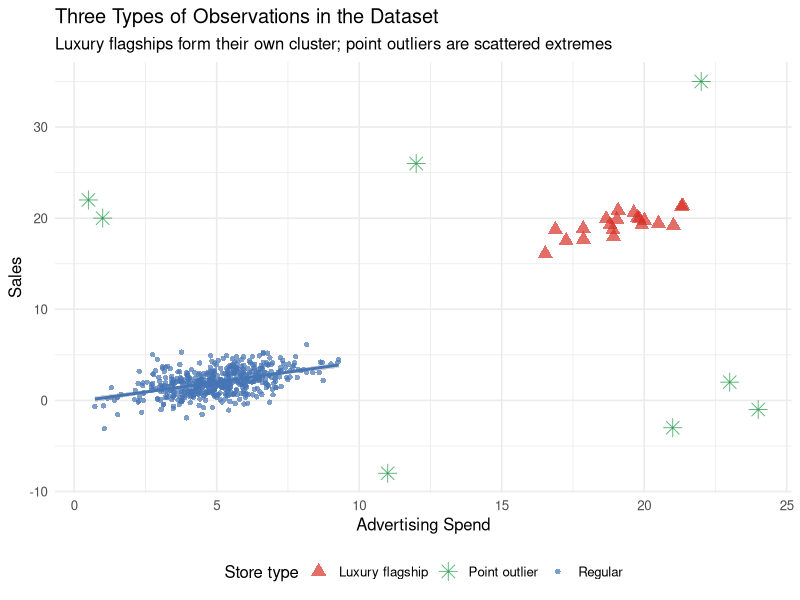
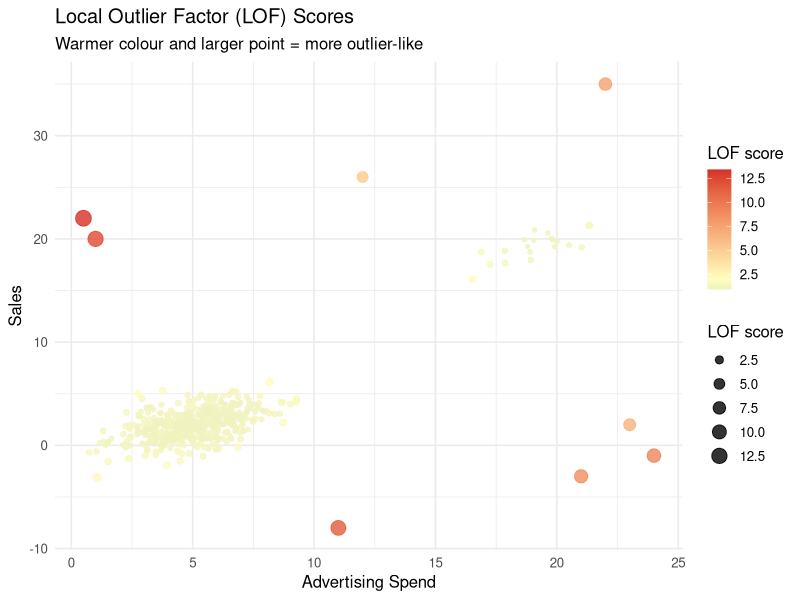
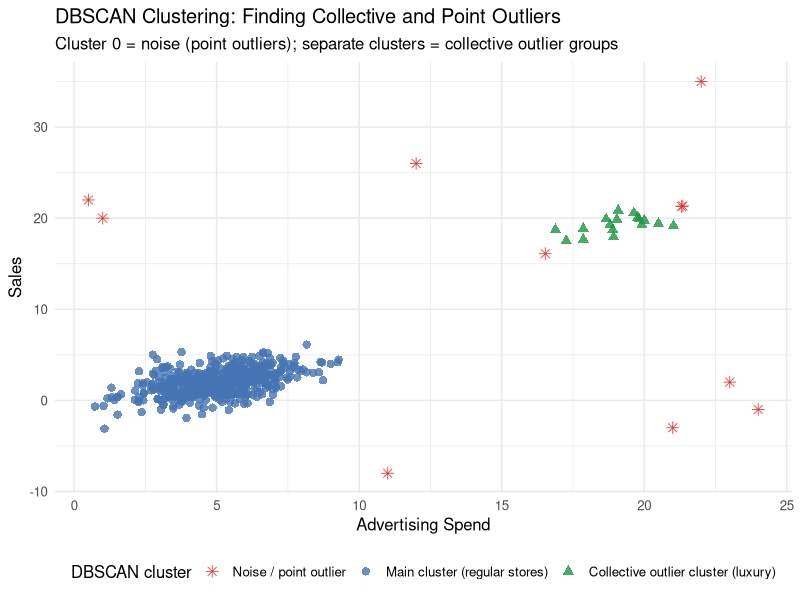
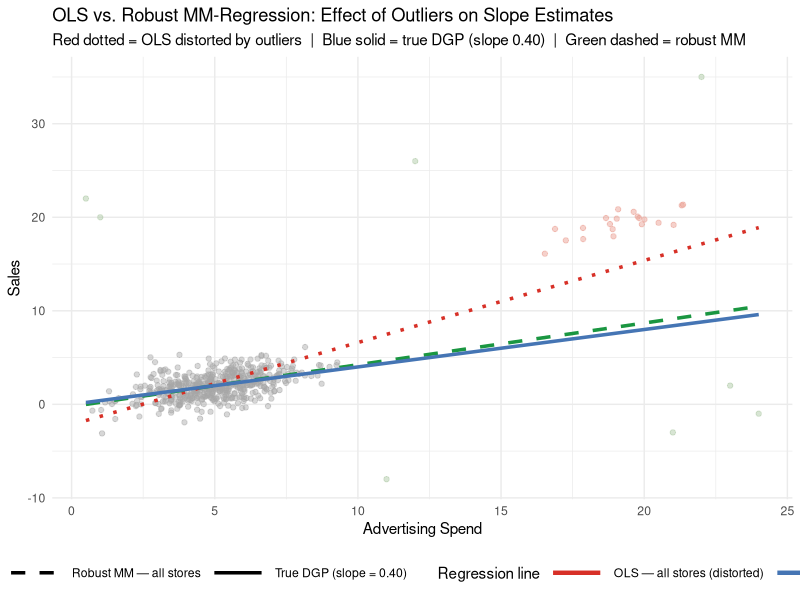
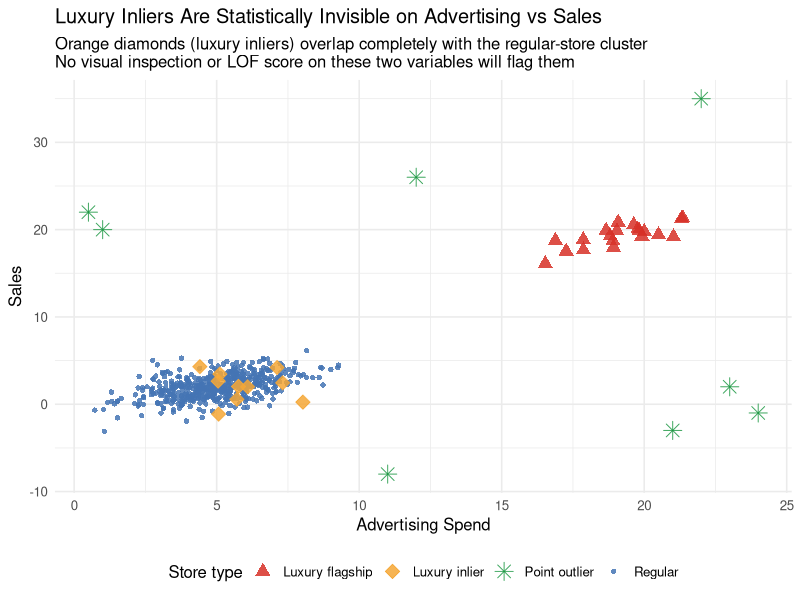
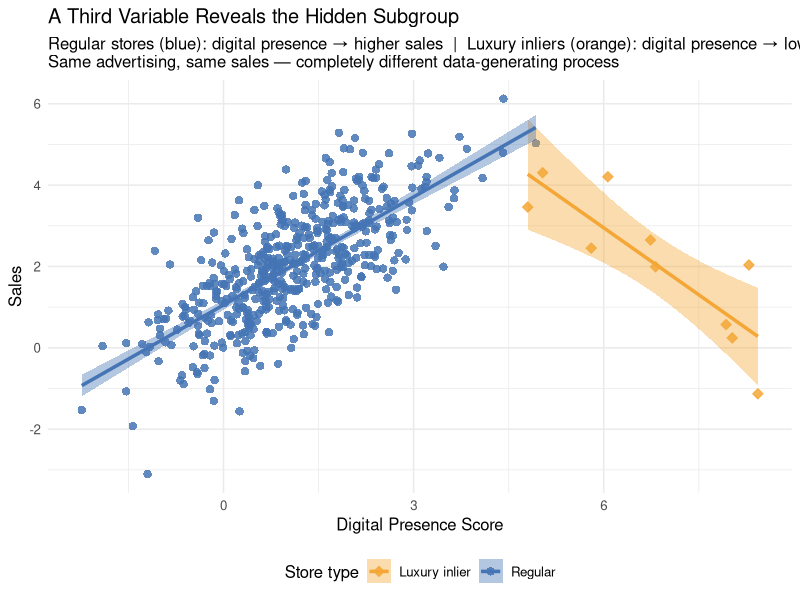

Generate these figures, in order, with R:
## ---- chunk 1
knitr::opts_chunk$set(
  echo = TRUE,
  fig.width = 8,
  fig.height = 5,
  fig.path = "figs/",
  dev = "svg"
)

dir.create("figs", recursive = TRUE, showWarnings = FALSE)
## ---- chunk 2
#| code-summary: "▶ Load required packages"
# Uncomment to install if needed:
# install.packages(c("lavaan", "semTools", "MASS", "ggplot2",
#                    "dplyr", "tidyr", "corrplot", "knitr", "lmtest",
#                    "mclust", "dbscan"))

library(lavaan)       # CFA and SEM (Cases 1 and 3)
library(semTools)     # htmt() and auxiliary SEM tools (Cases 1 and 3)
library(MASS)         # mvrnorm(): generate multivariate normal data (all cases)
library(ggplot2)      # Visualizations (all cases)
library(dplyr)        # Data manipulation (all cases)
library(tidyr)        # Data reshaping (Cases 2 and 3)
library(corrplot)     # Correlation heatmap (Case 1)
library(knitr)        # Nicely formatted tables (all cases)
library(lmtest)       # Breusch-Pagan heteroskedasticity test (Case 2)
library(mclust)       # Gaussian mixture models / latent class analysis (Case 4)
library(dbscan)       # Local outlier factor and DBSCAN clustering (Case 5)
## ---- chunk 3
#| code-summary: "▶ Simulate store dataset with collective and point outliers"
set.seed(2025)

# ── Regular stores ─────────────────────────────────────────────────────────────
# True DGP: sales = 0.40 * advertising + noise   (slope = 0.40, no intercept)
n_reg <- 500
adv_reg   <- rnorm(n_reg, mean = 5, sd = 1.5)
sales_reg <- 0.4 * adv_reg + rnorm(n_reg, sd = 1.2)

# ── Luxury flagship stores (collective outliers) ───────────────────────────────
# Different economic model: much higher advertising, steeper returns to advertising.
# Their cluster (centroid ≈ 20, 20) is far from the regular cluster (≈ 5, 2) —
# the "between-cluster" slope is ~1.2, which will pull OLS well above 0.40.
n_lux <- 20
adv_lux   <- rnorm(n_lux, mean = 20, sd = 1.5)
sales_lux <- 0.90 * adv_lux + rnorm(n_lux, sd = 0.8) + 2   # steeper slope, similar absolute level

# ── Point outliers (individual extreme observations) ───────────────────────────
n_pt  <- 8
# Point outliers are placed either at very low adv with implausibly high sales,
# or at high adv with implausibly low/negative sales, or in the mid-range gap
# (adv 10–13, between the regular cloud and the luxury cluster) with extreme sales.
# This keeps them visually isolated — none overlap the regular-store region.
adv_pt   <- c(24, 0.5, 11, 22, 1, 23, 12, 21)
sales_pt <- c(-1, 22,  -8, 35, 20,  2, 26, -3)

# ── Combine into single dataset ────────────────────────────────────────────────
df5 <- data.frame(
  advertising = c(adv_reg,    adv_lux,    adv_pt),
  sales       = c(sales_reg,  sales_lux,  sales_pt),
  store_type  = c(rep("Regular",        n_reg),
                  rep("Luxury flagship", n_lux),
                  rep("Point outlier",   n_pt))
)
## ---- chunk 4
#| code-summary: "▶ Plot: stores colored by true type"
ggplot(df5, aes(x = advertising, y = sales, colour = store_type, shape = store_type)) +
  geom_point(aes(size = store_type), alpha = 0.7) +
  geom_smooth(data = filter(df5, store_type == "Regular"),
              method = "lm", se = TRUE, colour = "#4575b4",
              linewidth = 1.0, inherit.aes = FALSE,
              aes(x = advertising, y = sales)) +
  scale_colour_manual(
    values = c("Regular"         = "#4575b4",
               "Luxury flagship" = "#d73027",
               "Point outlier"   = "#1a9641"),
    name   = "Store type"
  ) +
  scale_shape_manual(
    values = c("Regular" = 16, "Luxury flagship" = 17, "Point outlier" = 8),
    name   = "Store type"
  ) +
  scale_size_manual(
    values = c("Regular" = 1.5, "Luxury flagship" = 3.5, "Point outlier" = 4),
    name   = "Store type"
  ) +
  labs(
    x        = "Advertising Spend",
    y        = "Sales",
    title    = "Three Types of Observations in the Dataset",
    subtitle = "Luxury flagships form their own cluster; point outliers are scattered extremes"
  ) +
  theme_minimal(base_size = 12) +
  theme(legend.position = "bottom")
## ---- chunk 5
#| code-summary: "▶ Compute LOF scores and visualize"
# Standardise the variables before computing LOF
df5_scaled <- data.frame(
  advertising = scale(df5$advertising),
  sales       = scale(df5$sales)
)

# Compute LOF scores (minPts = number of neighbours to consider)
df5$lof_score <- dbscan::lof(df5_scaled, minPts = 10)

# Visualise LOF scores
ggplot(df5, aes(x = advertising, y = sales,
                colour = lof_score, size = lof_score)) +
  geom_point(alpha = 0.8) +
  scale_colour_gradient2(low = "#4575b4", mid = "#ffffbf", high = "#d73027",
                         midpoint = 2, name = "LOF score") +
  scale_size_continuous(range = c(1, 5), name = "LOF score") +
  labs(
    x        = "Advertising Spend",
    y        = "Sales",
    title    = "Local Outlier Factor (LOF) Scores",
    subtitle = "Warmer colour and larger point = more outlier-like"
  ) +
  theme_minimal(base_size = 12) +
  theme(legend.position = "right")
## ---- chunk 6
#| code-summary: "▶ Table: top outliers by LOF score"
# Show the top outliers by LOF score
df5 |>
  arrange(desc(lof_score)) |>
  select(advertising, sales, store_type, lof_score) |>
  head(15) |>
  mutate(across(where(is.numeric), \(x) round(x, 2))) |>
  kable(
    col.names = c("Advertising", "Sales", "Store Type", "LOF Score"),
    caption   = "Top 15 Observations by LOF Score (highest = most outlier-like)"
  )
## ---- chunk 7
#| code-summary: "▶ DBSCAN clustering — find collective outlier cluster"
# Fit DBSCAN
# eps: maximum distance to be considered a "neighbour"
# minPts: minimum cluster size
dbscan_fit <- dbscan::dbscan(df5_scaled, eps = 0.4, minPts = 4)
df5$cluster <- factor(dbscan_fit$cluster)

ggplot(df5, aes(x = advertising, y = sales,
                colour = cluster, shape = cluster)) +
  geom_point(size = 2.5, alpha = 0.8) +
  scale_colour_manual(
    values = c("0" = "#d73027",   # noise = red (point outliers)
               "1" = "#4575b4",   # main cluster = blue
               "2" = "#1a9641",   # luxury cluster = green
               "3" = "#fdae61"),  # any additional cluster
    labels = c("0" = "Noise / point outlier",
               "1" = "Main cluster (regular stores)",
               "2" = "Collective outlier cluster (luxury)",
               "3" = "Additional cluster"),
    name   = "DBSCAN cluster",
    drop   = FALSE
  ) +
  scale_shape_manual(
    values = c("0" = 8, "1" = 16, "2" = 17, "3" = 15),
    labels = c("0" = "Noise / point outlier",
               "1" = "Main cluster (regular stores)",
               "2" = "Collective outlier cluster (luxury)",
               "3" = "Additional cluster"),
    name   = "DBSCAN cluster",
    drop   = FALSE
  ) +
  labs(
    x        = "Advertising Spend",
    y        = "Sales",
    title    = "DBSCAN Clustering: Finding Collective and Point Outliers",
    subtitle = "Cluster 0 = noise (point outliers); separate clusters = collective outlier groups"
  ) +
  theme_minimal(base_size = 12) +
  theme(legend.position = "bottom")
## ---- chunk 8
#| code-summary: "▶ OLS vs. robust MM-regression coefficient comparison"
# ── Fit regression models ─────────────────────────────────────────────────────
m_ols_all <- lm(sales ~ advertising, data = df5)
m_robust  <- MASS::rlm(sales ~ advertising, data = df5, method = "MM")
# True DGP: sales = 0.4 * advertising (known from simulation — slope = 0.40)

# ── Compare coefficients against true DGP ────────────────────────────────────
coef_compare5 <- data.frame(
  Model = c("OLS — all stores (distorted by outliers)",
            "True DGP (known from simulation)",
            "Robust MM-estimation — all stores"),
  `Advertising coefficient` = round(c(coef(m_ols_all)["advertising"],
                                      0.40,
                                      coef(m_robust)["advertising"]), 3)
)

kable(coef_compare5,
      col.names = c("Model", "Advertising Coefficient"),
      caption   = "OLS vs. Robust MM-Regression: The luxury flagship cluster and point outliers pull OLS well above the true DGP slope; MM-estimation recovers close to 0.40.")
## ---- chunk 9
#| code-summary: "▶ Plot: OLS vs. robust MM regression lines"
# Generate prediction lines
x_seq <- seq(min(df5$advertising), max(df5$advertising), length.out = 300)
newdat <- data.frame(advertising = x_seq)

pred_lines <- data.frame(
  advertising = rep(x_seq, 3),
  sales       = c(predict(m_ols_all, newdata = newdat),
                  0.40 * x_seq,                          # True DGP: slope = 0.40, intercept = 0
                  predict(m_robust,  newdata = newdat)),
  model       = rep(c("OLS — all stores (distorted)",
                      "True DGP (slope = 0.40)",
                      "Robust MM — all stores"),
                    each = length(x_seq))
)

line_colors <- c(
  "OLS — all stores (distorted)" = "#d73027",
  "True DGP (slope = 0.40)"     = "#4575b4",
  "Robust MM — all stores"      = "#1a9641"
)
line_types <- c(
  "OLS — all stores (distorted)" = "dotted",
  "True DGP (slope = 0.40)"     = "solid",
  "Robust MM — all stores"      = "dashed"
)

ggplot() +
  geom_point(data = df5,
             aes(x = advertising, y = sales, colour = store_type),
             alpha = 0.45, size = 1.5) +
  geom_line(data = pred_lines,
            aes(x = advertising, y = sales, colour = model, linetype = model),
            linewidth = 1.2) +
  scale_colour_manual(
    values = c(
      "Regular"                      = "grey65",
      "Luxury flagship"              = "#e8998d",
      "Point outlier"                = "#a8c5a0",
      "OLS — all stores (distorted)" = "#d73027",
      "True DGP (slope = 0.40)"     = "#4575b4",
      "Robust MM — all stores"      = "#1a9641"
    ),
    breaks = c("OLS — all stores (distorted)",
               "True DGP (slope = 0.40)",
               "Robust MM — all stores"),
    name = "Regression line"
  ) +
  scale_linetype_manual(values = line_types, name = "Regression line") +
  guides(colour   = guide_legend(order = 1, override.aes = list(linewidth = 1.5)),
         linetype = guide_legend(order = 1)) +
  labs(
    x        = "Advertising Spend",
    y        = "Sales",
    title    = "OLS vs. Robust MM-Regression: Effect of Outliers on Slope Estimates",
    subtitle = "Red dotted = OLS distorted by outliers  |  Blue solid = true DGP (slope 0.40)  |  Green dashed = robust MM"
  ) +
  theme_minimal(base_size = 11) +
  theme(legend.position  = "bottom",
        legend.direction = "horizontal",
        legend.key.width = unit(1.5, "cm"))
## ---- chunk 10
#| code-summary: "▶ Sensitivity table: OLS vs. robust MM coefficients"
# Extract and compare key summary stats
sens_df <- data.frame(
  Method = c("OLS (all stores)", "Robust MM-estimation (all stores)"),
  `Intercept` = round(c(coef(m_ols_all)[1], coef(m_robust)[1]), 3),
  `Advertising slope` = round(c(coef(m_ols_all)[2], coef(m_robust)[2]), 3)
)

kable(sens_df,
      col.names = c("Method", "Intercept", "Advertising Slope"),
      caption   = "Sensitivity Check: OLS vs. Robust MM-Estimation Coefficients")
## ---- chunk 11
#| code-summary: "▶ Add luxury inliers + digital presence variable (extends df5)"
set.seed(42)
n_lux_in <- 10

# Luxury inliers: advertising and sales deliberately overlap with regular stores.
# On the main two dimensions, they are statistically indistinguishable.
adv_in   <- rnorm(n_lux_in, mean = 5.2, sd = 1.4)
sales_in <- 0.38 * adv_in + rnorm(n_lux_in, sd = 1.15)

# Third variable: digital presence score (0–10 composite: social media, web traffic,
# online reviews). Key distinction in the data-generating process:
#   Regular stores:      POSITIVE slope — mass-market brands benefit from digital reach.
#   Luxury inliers:      NEGATIVE slope — digital overexposure erodes brand exclusivity.
dp_reg <- 0.55 * sales_reg + rnorm(n_reg,    mean = 0, sd = 0.80)
dp_in  <- -0.65 * sales_in  + rnorm(n_lux_in, mean = 0, sd = 0.50) + 8.0

# Assign neutral digital scores to the obvious outlier groups (not the focus here)
dp_lux <- rnorm(n_lux, mean = 6.5, sd = 0.6)
dp_pt  <- rnorm(n_pt,  mean = 3.0, sd = 0.8)

# Extended dataset: all original stores + luxury inliers
df5_ext <- data.frame(
  advertising      = c(adv_reg,      adv_lux,       adv_pt,      adv_in),
  sales            = c(sales_reg,    sales_lux,     sales_pt,    sales_in),
  digital_presence = c(dp_reg,       dp_lux,        dp_pt,       dp_in),
  store_type       = c(rep("Regular",          n_reg),
                       rep("Luxury flagship",  n_lux),
                       rep("Point outlier",    n_pt),
                       rep("Luxury inlier",    n_lux_in))
)
## ---- chunk 12
#| code-summary: "▶ Plot: four store types — inliers hidden inside regular cluster"
type_cols  <- c("Regular"         = "#4575b4",
                "Luxury flagship" = "#d73027",
                "Point outlier"   = "#1a9641",
                "Luxury inlier"   = "#f4a736")
type_shps  <- c("Regular"         = 16, "Luxury flagship" = 17,
                "Point outlier"   = 8,  "Luxury inlier"   = 23)
type_szs   <- c("Regular"         = 1.5, "Luxury flagship" = 3.5,
                "Point outlier"   = 4.0, "Luxury inlier"   = 3.5)

ggplot(df5_ext,
       aes(x = advertising, y = sales,
           colour = store_type, fill = store_type,
           shape = store_type, size = store_type)) +
  geom_point(alpha = 0.85) +
  scale_colour_manual(values = type_cols, name = "Store type") +
  scale_fill_manual(values   = type_cols, name = "Store type") +
  scale_shape_manual(values  = type_shps, name = "Store type") +
  scale_size_manual(values   = type_szs,  name = "Store type") +
  labs(
    x        = "Advertising Spend",
    y        = "Sales",
    title    = "Luxury Inliers Are Statistically Invisible on Advertising vs Sales",
    subtitle = paste0("Orange diamonds (luxury inliers) overlap completely with the regular-store cluster\n",
                      "No visual inspection or LOF score on these two variables will flag them")
  ) +
  theme_minimal(base_size = 12) +
  theme(legend.position = "bottom")
## ---- chunk 13
#| code-summary: "▶ LOF scores by group: inliers are indistinguishable from regular stores"
df5_ext_scaled <- scale(df5_ext[, c("advertising", "sales")])
df5_ext$lof2d  <- dbscan::lof(df5_ext_scaled, minPts = 10)

df5_ext |>
  group_by(store_type) |>
  summarise(
    `Mean LOF`  = round(mean(lof2d), 2),
    `Max LOF`   = round(max(lof2d),  2),
    `Pct > 2.0` = paste0(round(100 * mean(lof2d > 2.0), 0), "%"),
    n           = n(),
    .groups = "drop"
  ) |>
  arrange(desc(`Mean LOF`)) |>
  kable(caption = paste0(
    "LOF scores by store type (advertising + sales only). ",
    "Inliers are statistically indistinguishable from regular stores — ",
    "any threshold you set will miss them."
  ))
## ---- chunk 14
#| code-summary: "▶ Digital presence vs sales: opposite slopes reveal the hidden subgroup"
reg_and_inliers <- filter(df5_ext, store_type %in% c("Regular", "Luxury inlier"))

ggplot(reg_and_inliers,
       aes(x = digital_presence, y = sales,
           colour = store_type, fill = store_type, shape = store_type)) +
  geom_point(size = 2.5, alpha = 0.85) +
  geom_smooth(aes(group = store_type), method = "lm", se = TRUE,
              linewidth = 1.2) +
  scale_colour_manual(
    values = c("Regular" = "#4575b4", "Luxury inlier" = "#f4a736"),
    name   = "Store type"
  ) +
  scale_fill_manual(
    values = c("Regular" = "#4575b4", "Luxury inlier" = "#f4a736"),
    name   = "Store type"
  ) +
  scale_shape_manual(
    values = c("Regular" = 16, "Luxury inlier" = 23),
    name   = "Store type"
  ) +
  labs(
    x        = "Digital Presence Score",
    y        = "Sales",
    title    = "A Third Variable Reveals the Hidden Subgroup",
    subtitle = paste0(
      "Regular stores (blue): digital presence \u2192 higher sales  |  ",
      "Luxury inliers (orange): digital presence \u2192 lower sales\n",
      "Same advertising, same sales — completely different data-generating process"
    )
  ) +
  theme_minimal(base_size = 12) +
  theme(legend.position = "bottom")
## ---- chunk 15
#| code-summary: "▶ How inliers bias the digital presence coefficient"
m_pooled <- lm(sales ~ advertising + digital_presence,
               data = filter(df5_ext, store_type %in% c("Regular", "Luxury inlier")))
m_clean  <- lm(sales ~ advertising + digital_presence,
               data = filter(df5_ext, store_type == "Regular"))
# True DGP for regular stores: digital_presence coefficient ≈ +0.55

data.frame(
  Model = c(
    "Pooled: regular + luxury inliers (contaminated)",
    "Regular stores only — true DGP"
  ),
  `Advertising coef`      = round(c(coef(m_pooled)["advertising"],
                                     coef(m_clean)["advertising"]),      3),
  `Digital presence coef` = round(c(coef(m_pooled)["digital_presence"],
                                     coef(m_clean)["digital_presence"]), 3)
) |>
  kable(
    col.names = c("Model", "Advertising Coef", "Digital Presence Coef"),
    caption   = paste0(
      "Luxury inliers attenuate or reverse the digital presence coefficient. ",
      "True value for regular stores \u2248 +0.55. ",
      "No outlier diagnostic on advertising + sales would prompt you to investigate."
    )
  )
